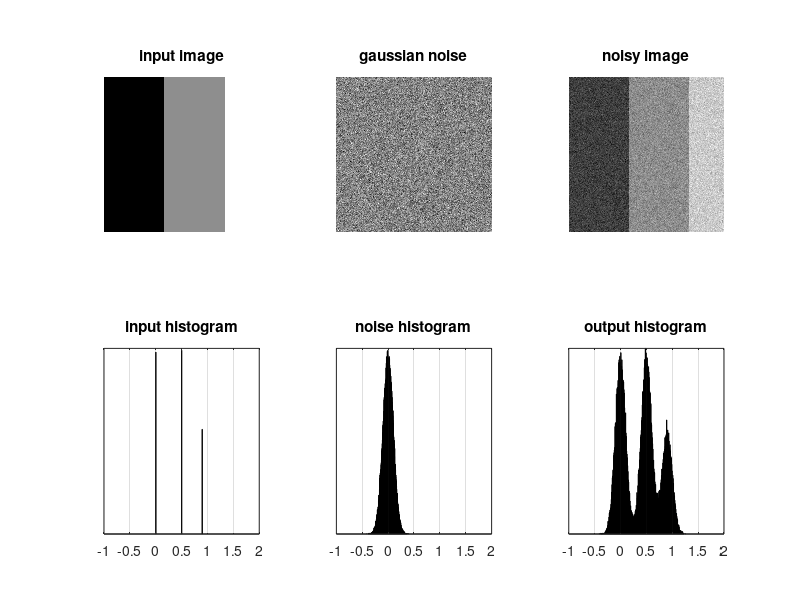

Write MATLAB code to recreate this figure.



clf;


M0=zeros(256,256);
M0(1:256,1:100)=0;
M0(1:256,100:200)=0.5;
M0(1:256,200:256)=0.9;
subplot(2,3,1)
imshow(M0,[]);
title('input image');

N=256;
sigma = 0.1;
M = M0 + randn(N,N)*sigma;

subplot(2,3,2)
imshow(M-M0,[]);
title('gaussian noise');


subplot(2,3,3)
imshow(M,[]);
title('noisy image');

nbins=256;
[h,t]=hist(M0,nbins);
h = h/sum(h);
subplot(2,3,4);
bar(t,h);
set(gca,'YTick',[]);
axis([-1 2 0 max(h)*1.01]);
title('input histogram');
grid on;

[h,t]=hist(M-M0,nbins);
h = h/sum(h);
subplot(2,3,5);
bar(t,h);
set(gca,'YTick',[]);
axis([-1 2 0 max(h)*1.01]);
title('noise histogram');
grid on;


[h,t]=hist(M,nbins);
h = h/sum(h);
subplot(2,3,6);
bar(t,h);
set(gca,'YTick',[]);
axis([-1 2 0 max(h)]);

title('output histogram');
grid on;



%
%subplot(3,3,3)
%imshow(M-M1,[]);
%title('rayleigh noise');
